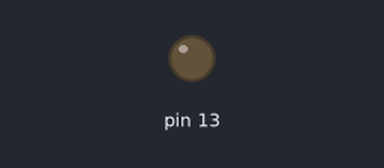
Bench run of a sketch on a simulated Arduino Uno, built with avr-gcc and run on an emulated ATmega328P. On the bench: output pins drawn as LEDs (lit = HIGH).

Above: at 0.1 s.
At 0.9 s:
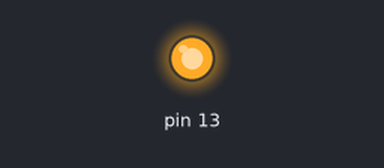
Timing chart, 0 to 3.0 s (numbered marks = the images above):
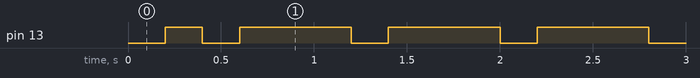

The sketch:

sketch_sep12a.ino
```cpp
void setup() {
  pinMode(13, OUTPUT);
}

void loop() {
  delay(200);
  digitalWrite(13, HIGH);
  delay(200);
  digitalWrite(13, LOW);
  delay(200);
  digitalWrite(13, HIGH);
  delay(200);
}
```

Measured:
- by itself, pin 13: repeats every 0.80 s: LOW 0.20 s, HIGH 0.60 s
- by itself, everything shown: repeats every 12.0 s, in 30 steps
